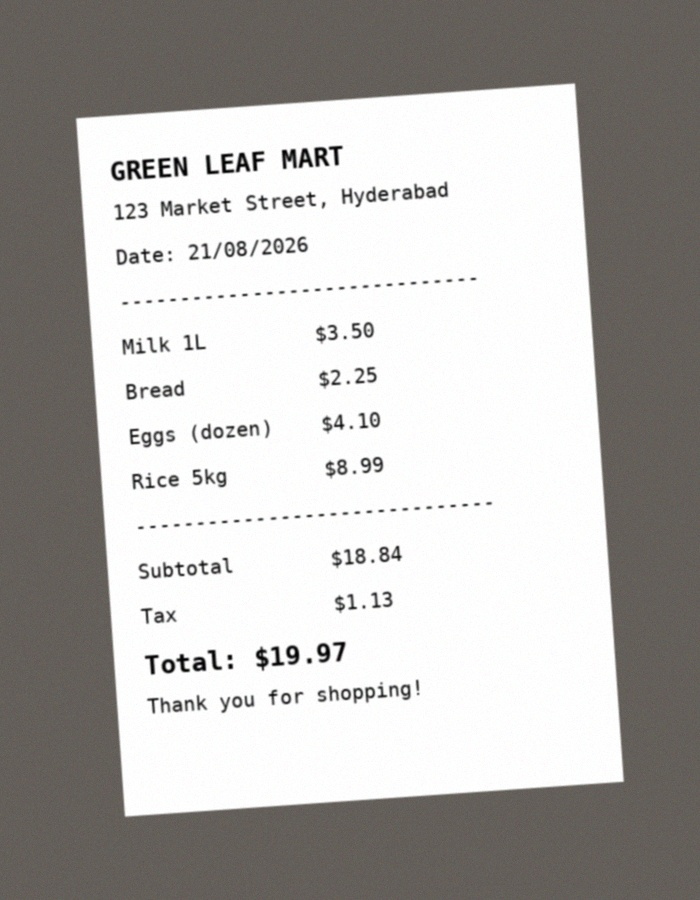
#> input picture DL/OCR/files/test_receipt.jpg, 700 x 900 px
$ python document_scanner.py test_receipt.jpg
#> lines starting #> are read from the running program, lines starting #| are printed output that depends on the picture; after the words box and inside, x2 and y2 are one past the last pixel; in counts of white or black regions, pixels touching at a corner belong together
#> in scan_document, image is the input picture: shape (900, 700, 3); mean B, G, R 176.7, 179, 181
"""
Document / Receipt Scanner & Text Extractor
--------------------------------------------
Pipeline:
  1. Load image
  2. Detect the document/receipt boundary (edge detection + contour finding)
  3. Apply a perspective transform to get a flat, top-down "scanned" view
  4. Preprocess for OCR (grayscale, adaptive threshold, denoise)
  5. Run OCR (pytesseract) to extract raw text
  6. Parse common receipt fields (date, total, vendor) with regex
  7. Save the scanned image + extracted text + structured JSON

Usage:
    python document_scanner.py path/to/image.jpg
    python document_scanner.py path/to/image.jpg --output-dir results/
    python document_scanner.py path/to/image.jpg --no-crop   # skip document-edge detection
"""

import argparse
import json
import re
import sys
from pathlib import Path

import cv2
import numpy as np
import pytesseract


# --------------------------------------------------------------------------
# 1. Document boundary detection + perspective transform
# --------------------------------------------------------------------------

def order_points(pts: np.ndarray) -> np.ndarray:
    """Order 4 points as: top-left, top-right, bottom-right, bottom-left."""
    rect = np.zeros((4, 2), dtype="float32")
    s = pts.sum(axis=1)
    rect[0] = pts[np.argmin(s)]      # top-left has smallest sum
    rect[2] = pts[np.argmax(s)]      # bottom-right has largest sum
    diff = np.diff(pts, axis=1)
    rect[1] = pts[np.argmin(diff)]   # top-right has smallest difference
    rect[3] = pts[np.argmax(diff)]   # bottom-left has largest difference
    return rect


def four_point_transform(image: np.ndarray, pts: np.ndarray) -> np.ndarray:
    """Warp the quadrilateral region defined by pts into a flat rectangle."""
    rect = order_points(pts)
    (tl, tr, br, bl) = rect

    width_a = np.linalg.norm(br - bl)
    width_b = np.linalg.norm(tr - tl)
    max_width = max(int(width_a), int(width_b))

    height_a = np.linalg.norm(tr - br)
    height_b = np.linalg.norm(tl - bl)
    max_height = max(int(height_a), int(height_b))

    dst = np.array([
        [0, 0],
        [max_width - 1, 0],
        [max_width - 1, max_height - 1],
        [0, max_height - 1]
    ], dtype="float32")

    matrix = cv2.getPerspectiveTransform(rect, dst)
    warped = cv2.warpPerspective(image, matrix, (max_width, max_height))
    return warped


def find_document_contour(image: np.ndarray):
    """
    Find the largest 4-point contour in the image, assumed to be the
    document/receipt edge. Returns None if no good quadrilateral is found.
    """
    ratio = image.shape[0] / 500.0
#> ratio = 1.8
    orig = image.copy()
    resized = cv2.resize(image, (int(image.shape[1] / ratio), 500))

    gray = cv2.cvtColor(resized, cv2.COLOR_BGR2GRAY)
    blurred = cv2.GaussianBlur(gray, (5, 5), 0)
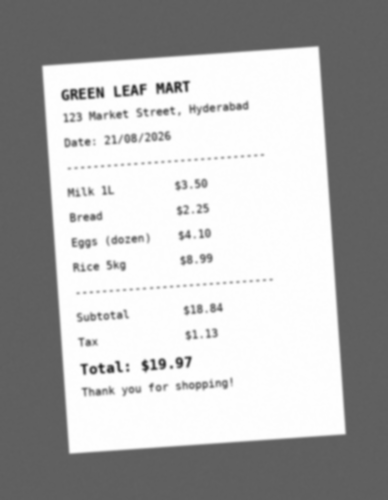
#> blurred: shape (500, 388); min 51, max 255, mean 179.2
    edged = cv2.Canny(blurred, 50, 150)
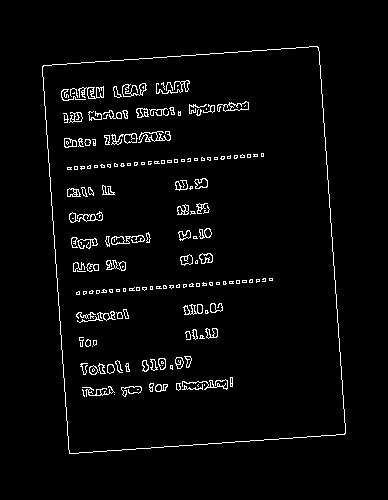
#> edged: shape (500, 388); 3.2% white in thin lines or dots, all inside (x1, y1, x2, y2) = (42, 46, 346, 454)
    edged = cv2.dilate(edged, None, iterations=1)
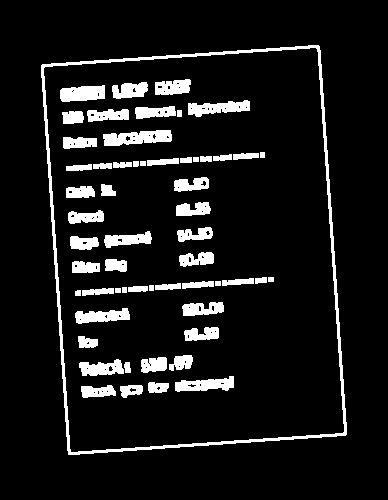
#> edged: shape (500, 388); 9.4% white; 58 white regions, largest, box (x1, y1, x2, y2) and area: (41, 45, 347, 455) 4168, (103, 130, 172, 146) 770, (188, 100, 250, 117) 632
    edged = cv2.erode(edged, None, iterations=1)
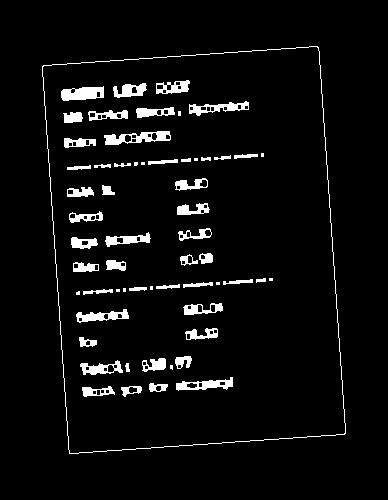
#> edged: shape (500, 388); 5.1% white; 60 white regions (12 under 20 px)

    contours, _ = cv2.findContours(edged.copy(), cv2.RETR_LIST, cv2.CHAIN_APPROX_SIMPLE)
#> contours = 138 contours, 52 with area under 20; largest, box (x1, y1, x2, y2) and area: (42, 46, 346, 454) 107784, (42, 46, 346, 454) 107778, (104, 131, 171, 145) 524, (61, 86, 104, 101) 447, (176, 377, 233, 391) 390
    contours = sorted(contours, key=cv2.contourArea, reverse=True)[:5]
#> contours = 5 contours; box (x1, y1, x2, y2) and area: (42, 46, 346, 454) 107784, (42, 46, 346, 454) 107778, (104, 131, 171, 145) 524, (61, 86, 104, 101) 447, (176, 377, 233, 391) 390

    for c in contours:
        peri = cv2.arcLength(c, True)
        approx = cv2.approxPolyDP(c, 0.02 * peri, True)
        if len(approx) == 4:
            return approx.reshape(4, 2) * ratio
#> this loop made 1 pass
#> (peri, approx) on pass 1: (1364.4, [[317, 46], [42, 66], [69, 453], [345, 433]])

    return None


def scan_to_flat_image(image: np.ndarray, allow_crop: bool = True) -> np.ndarray:
    """Return a flattened top-down view of the document if found, else the original."""
    if allow_crop:
        contour = find_document_contour(image)
#> contour = [[570.6, 82.8], [75.6, 118.8], [124.2, 815.4], [621, 779.4]]
        if contour is not None:
            return four_point_transform(image, contour)
#> in order_points, `s = pts.sum(axis=1)`: s = [653.4, 194.4, 939.6, 1400.4]
#> in order_points, `diff = np.diff(pts, axis=1)`: diff = [-487.8, 43.2, 691.2, 158.4]
#> in four_point_transform, `rect = order_points(pts)`: rect = [[75.6, 118.8], [570.6, 82.8], [621, 779.4], [124.2, 815.4]]
#> in four_point_transform, `(tl, tr, br, bl) = rect`: tl = [75.6, 118.8]; tr = [570.6, 82.8]; br = [621, 779.4]; bl = [124.2, 815.4]
#> in four_point_transform, `width_a = np.linalg.norm(br - bl)`: width_a = 498.1
#> in four_point_transform, `width_b = np.linalg.norm(tr - tl)`: width_b = 496.3
#> in four_point_transform, `max_width = max(int(width_a), int(width_b))`: max_width = 498
#> in four_point_transform, `height_a = np.linalg.norm(tr - br)`: height_a = 698.4
#> in four_point_transform, `height_b = np.linalg.norm(tl - bl)`: height_b = 698.3
#> in four_point_transform, `max_height = max(int(height_a), int(height_b))`: max_height = 698
#> in four_point_transform, `dst = np.array([ [0, 0], [max_width - 1, 0], [max_width - 1, max_heigh..`: dst = [[0, 0], [497, 0], [497, 697], [0, 697]]
#> in four_point_transform, `matrix = cv2.getPerspectiveTransform(rect, dst)`: matrix = [[1, -0.0698, -67.3], [0.0727, 1, -124.3], [7.51e-07, 5.14e-06, 1]]
#> in four_point_transform, `warped = cv2.warpPerspective(image, matrix, (max_width, max_height))`:
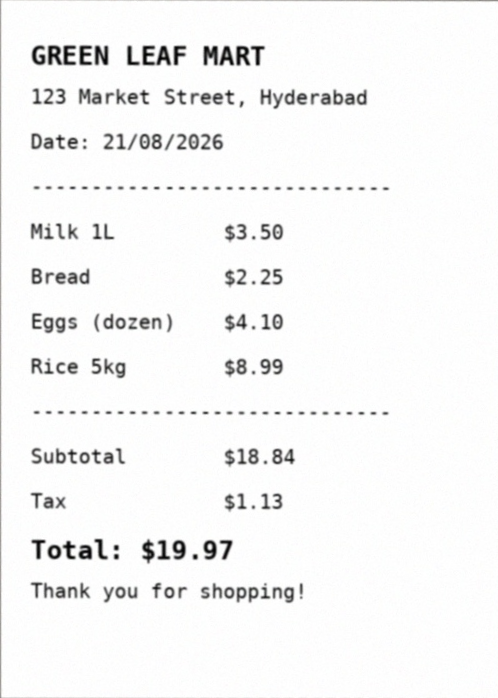
#> warped: shape (698, 498, 3); mean B, G, R 245.5, 245.6, 245.6
    return image


# --------------------------------------------------------------------------
# 2. Preprocessing for OCR
# --------------------------------------------------------------------------

def preprocess_for_ocr(image: np.ndarray) -> np.ndarray:
    """Grayscale + denoise + adaptive threshold to make text crisp for OCR."""
    gray = cv2.cvtColor(image, cv2.COLOR_BGR2GRAY)
#> gray: shape (698, 498)
    gray = cv2.bilateralFilter(gray, 9, 75, 75)  # denoise while keeping edges sharp
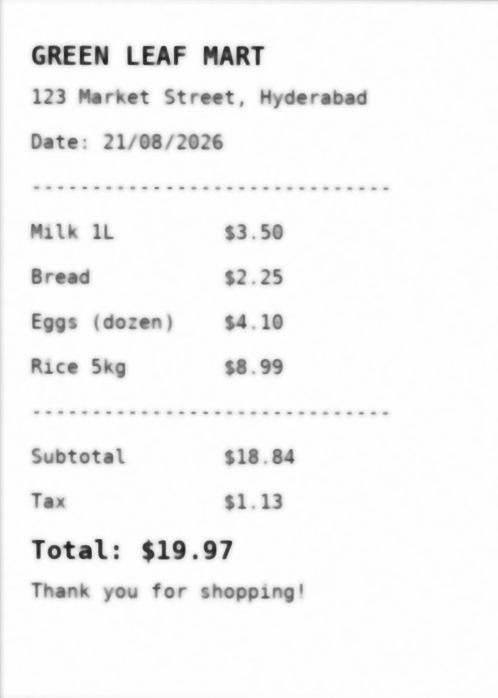
#> gray: shape (698, 498); min 33, max 254, mean 246.1
    thresh = cv2.adaptiveThreshold(
        gray, 255,
        cv2.ADAPTIVE_THRESH_GAUSSIAN_C,
        cv2.THRESH_BINARY,
        blockSize=31,
        C=15
    )
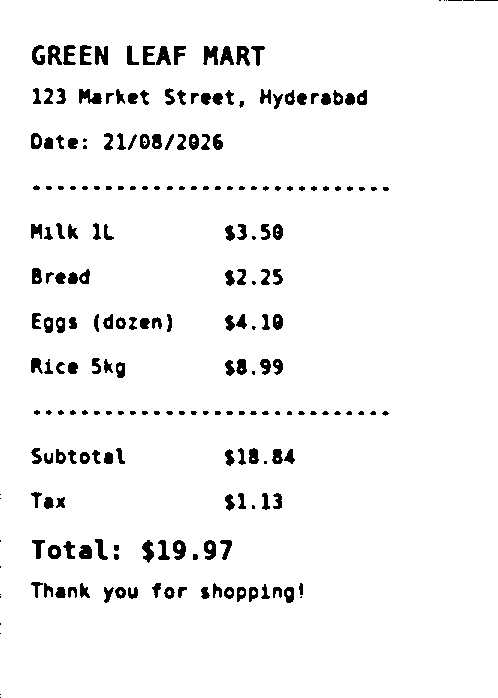
#> thresh: shape (698, 498); 95.5% white; 234 black regions (30 under 20 px), largest, box (x1, y1, x2, y2) and area: (79, 89, 102, 104) 218, (203, 46, 218, 65) 193, (95, 46, 108, 65) 190
    return thresh


# --------------------------------------------------------------------------
# 3. OCR + field extraction
# --------------------------------------------------------------------------

def extract_text(preprocessed_image: np.ndarray) -> str:
    config = "--oem 3 --psm 6"  # assume a uniform block of text
    return pytesseract.image_to_string(preprocessed_image, config=config)


DATE_PATTERN = re.compile(
    r"\b(\d{1,2}[/\-.]\d{1,2}[/\-.]\d{2,4}|\d{4}[/\-.]\d{1,2}[/\-.]\d{1,2})\b"
)
TOTAL_PATTERN = re.compile(
    r"(?<!sub)(?:total|amount due|grand total|balance due)\s*[:\-]?\s*\$?\s*([\d,]+\.\d{2})",
    re.IGNORECASE
)
GENERIC_MONEY_PATTERN = re.compile(r"\$?\s?(\d+[.,]\d{2})\b")


def extract_fields(text: str) -> dict:
    """Pull out common receipt fields using regex heuristics."""
    lines = [l.strip() for l in text.splitlines() if l.strip()]

    date_match = DATE_PATTERN.search(text)
    total_match = TOTAL_PATTERN.search(text)

    total_value = None
    if total_match:
        total_value = total_match.group(1)
    else:
        # fallback: take the largest money-looking value found anywhere
        amounts = GENERIC_MONEY_PATTERN.findall(text)
        if amounts:
            try:
                total_value = max(amounts, key=lambda a: float(a.replace(",", "")))
            except ValueError:
                total_value = None

    vendor_guess = lines[0] if lines else None  # top line is usually the store name

    return {
        "vendor_guess": vendor_guess,
        "date": date_match.group(0) if date_match else None,
        "total": total_value,
        "line_count": len(lines),
    }


# --------------------------------------------------------------------------
# 4. Orchestration
# --------------------------------------------------------------------------

def scan_document(image_path: str, output_dir: str = "output", allow_crop: bool = True) -> dict:
    image_path = Path(image_path)
    if not image_path.exists():
        raise FileNotFoundError(f"No such file: {image_path}")

    out_dir = Path(output_dir)
    out_dir.mkdir(parents=True, exist_ok=True)

    image = cv2.imread(str(image_path))
    if image is None:
        raise ValueError(f"Could not read image: {image_path}")

    flat = scan_to_flat_image(image, allow_crop=allow_crop)
    processed = preprocess_for_ocr(flat)

    raw_text = extract_text(processed)
    fields = extract_fields(raw_text)

    scanned_path = out_dir / f"{image_path.stem}_scanned.png"
    processed_path = out_dir / f"{image_path.stem}_processed.png"
    text_path = out_dir / f"{image_path.stem}_text.txt"
    json_path = out_dir / f"{image_path.stem}_fields.json"

    cv2.imwrite(str(scanned_path), flat)
    cv2.imwrite(str(processed_path), processed)
    text_path.write_text(raw_text, encoding="utf-8")
    json_path.write_text(json.dumps(fields, indent=2), encoding="utf-8")

    result = {
        "source_image": str(image_path),
        "scanned_image": str(scanned_path),
        "processed_image": str(processed_path),
        "text_file": str(text_path),
        "fields_file": str(json_path),
        "raw_text": raw_text,
        "fields": fields,
    }
    return result


# --------------------------------------------------------------------------
# CLI
# --------------------------------------------------------------------------

def main():
    parser = argparse.ArgumentParser(description="Document/Receipt Scanner & Text Extractor")
    parser.add_argument("image", help="Path to the input image (photo of a receipt/document)")
    parser.add_argument("--output-dir", default="output", help="Directory to save results")
    parser.add_argument("--no-crop", action="store_true", help="Skip document edge detection/cropping")
    args = parser.parse_args()

    result = scan_document(args.image, output_dir=args.output_dir, allow_crop=not args.no_crop)

    print("\n--- Extracted Text ---")
    print(result["raw_text"])
    print("--- Structured Fields ---")
    print(json.dumps(result["fields"], indent=2))
    print(f"\nSaved scanned image:   {result['scanned_image']}")
    print(f"Saved processed image: {result['processed_image']}")
    print(f"Saved raw text:        {result['text_file']}")
    print(f"Saved fields JSON:     {result['fields_file']}")


if __name__ == "__main__":
    main()
#> (the call stopped at in extract_text, `return pytesseract.image_to_string(preprocessed_image, config=config)`: pytesseract is not available in this run)
